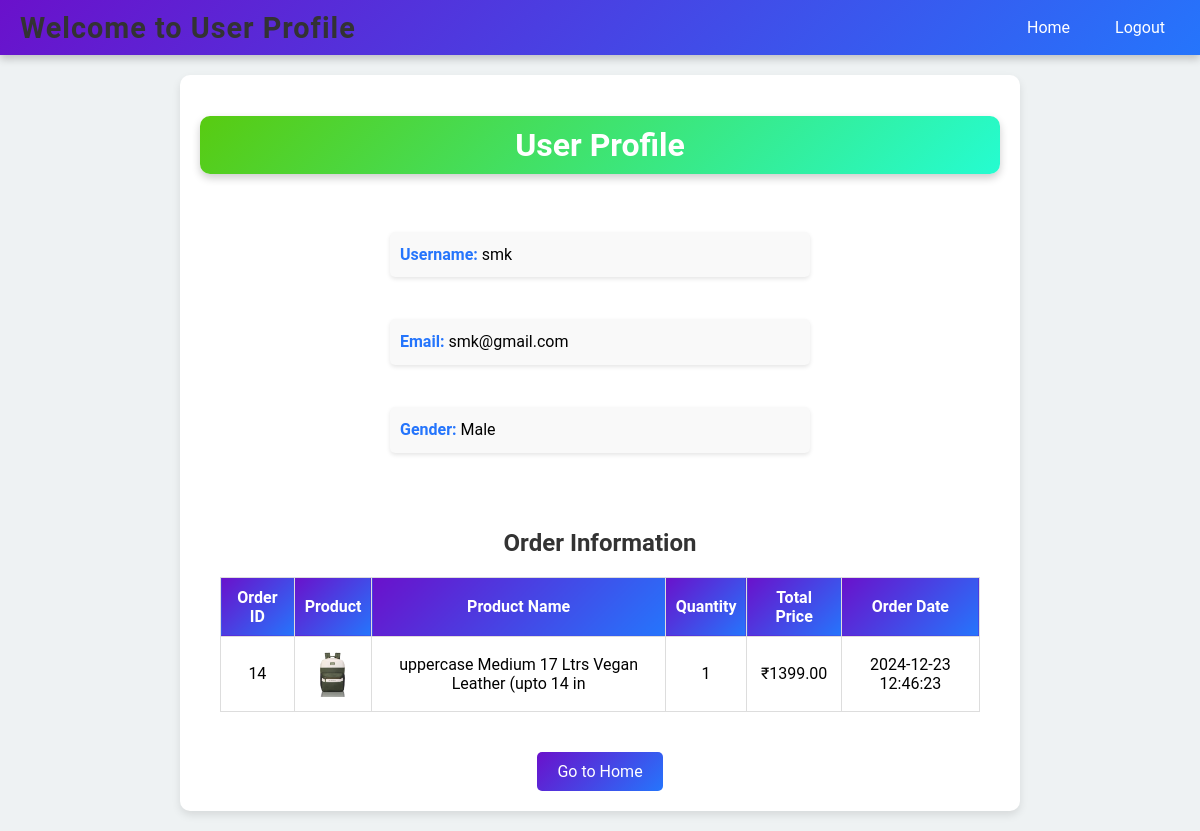
The app's page /profile/ (signed in), older data.
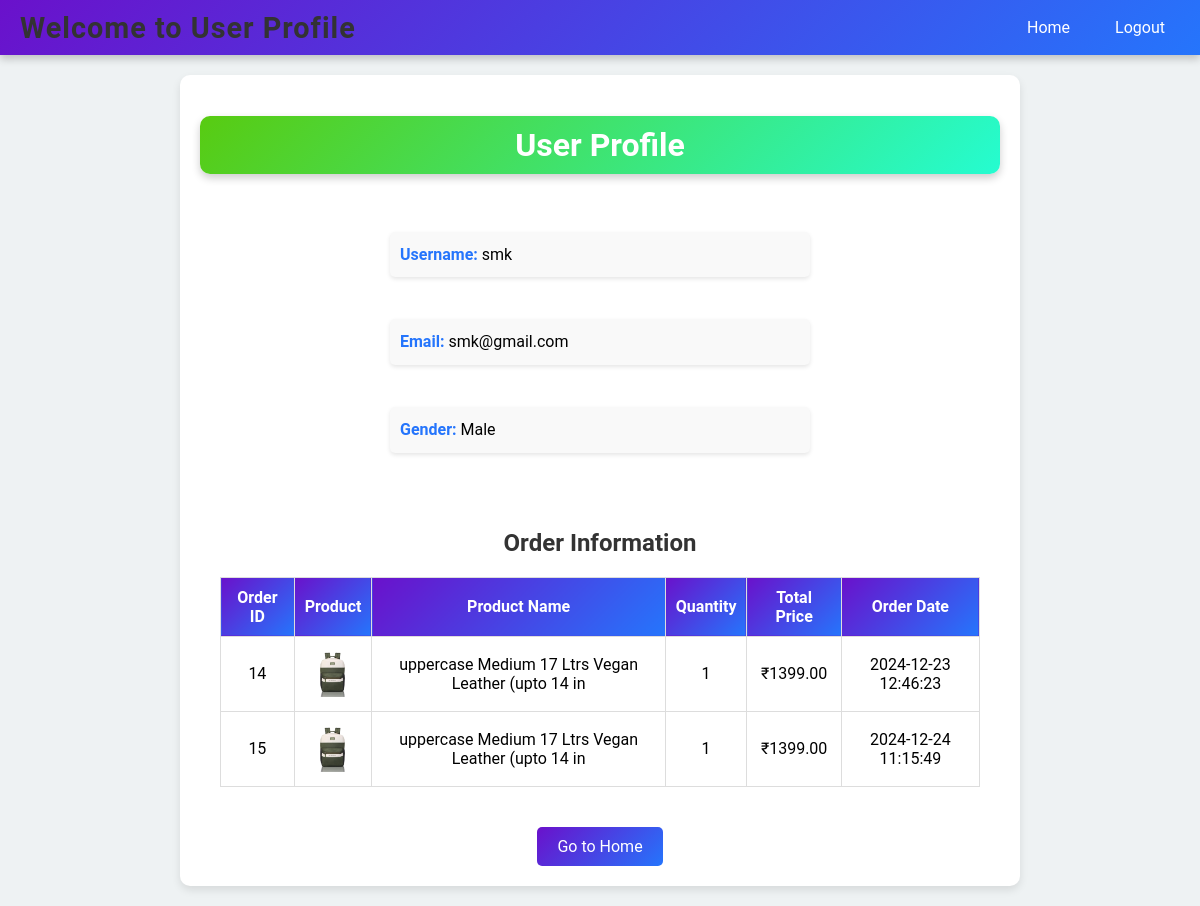
The same page, newer data.
### store/models.py (models this page shows, shortened)
class Order(models.Model):
    user = models.ForeignKey(UserRegistration, on_delete=models.CASCADE)
    product = models.ForeignKey(Product, on_delete=models.CASCADE)
    quantity = models.PositiveIntegerField(default=1)
    total_price = models.DecimalField(max_digits=10, decimal_places=2)
    order_date = models.DateTimeField(auto_now_add=True)

### store/product.py (models this page shows, shortened)
class Product(models.Model):
    name=models.CharField(max_length=50)
    category=models.ForeignKey(Catogary,on_delete=models.CASCADE,default=1)
    image=models.ImageField(upload_to='img')
    desc=models.TextField()
    price=models.IntegerField()

### store/views.py (the view)
# urls.py: path('profile/',views.profile,name='profile'),
def profile(request):
    if 'username' in request.session:
        user = get_object_or_404(UserRegistration, username=request.session['username'])
        orders = Order.objects.filter(user=user)  # Fetch orders for the logged-in user
        return render(request, 'store/profile.html', {'user': user, 'orders': orders})
    else:
        messages.error(request, "You need to log in to view your profile.")
        return redirect('login')

### templates/store/profile.html (shortened to what this page needs)
<!DOCTYPE html>
<html lang="en">
<head>
</head>
<body>
    <header>
        <h1>Welcome to User Profile</h1>
        <div class="nav-links">
            <a href="{% url 'home' %}">Home</a>
            <a href="{% url 'logout' %}">Logout</a>
        </div>
    </header>
    <div class="profile-container">
        <h1 style="background: linear-gradient(135deg,rgb(88, 203, 17),rgb(37, 252, 209)); color: #fff; padding: 10px 20px; box-shadow: 0 4px 8px rgba(0, 0, 0, 0.2); border-radius: 10px;">User Profile</h1>
        <div class="profile-details">
            <p><strong>Username:</strong> {{ user.username }}</p>
            <p><strong>Email:</strong> {{ user.email }}</p>
            <p><strong>Gender:</strong> {{ user.get_gender_display }}</p>
        </div>
        <div class="order-details">
            <h2>Order Information</h2>
            {% if orders %}
            <table>
                <thead>
                    <tr>
                        <th>Order ID</th>
                        <th>Product</th>
                        <th>Product Name</th>
                        <th>Quantity</th>
                        <th>Total Price</th>
                        <th>Order Date</th>
                    </tr>
                </thead>
                <tbody>
                    {% for order in orders %}
                    <tr>
                        <td>{{ order.id }}</td>
                        <td><img src="{{ order.product.image.url }}" alt="{{ order.product.name }}" style="width: 50px; height: 50px;"></td>
                        <td>{{ order.product.name }}</td>
                        <td>{{ order.quantity }}</td>
                        <td>₹{{ order.total_price }}</td>
                        <td>{{ order.order_date|date:"Y-m-d H:i:s" }}</td>
                    </tr>
                    {% endfor %}
                </tbody>
            </table>
            {% else %}
            <p>No orders found.</p>
            {% endif %}
        </div>
        <div class="profile-actions">
            <a href="{% url 'home' %}">Go to Home</a>
        </div>
    </div>
</body>
</html>

Row changes from the older to the newer data that the page shows:
added Order: id "15", product.image (picture), product.name "uppercase Medium 17 Ltrs Vegan Leather (upto 14 in", quantity "1", total_price "1399.00", order_date "2024-12-24 11:15:49"
